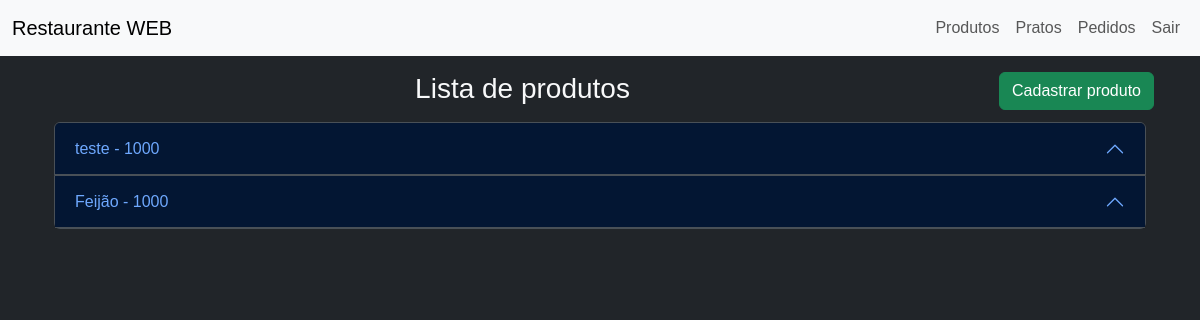
The page /estoque/produtos (signed in) on the database as committed earlier.
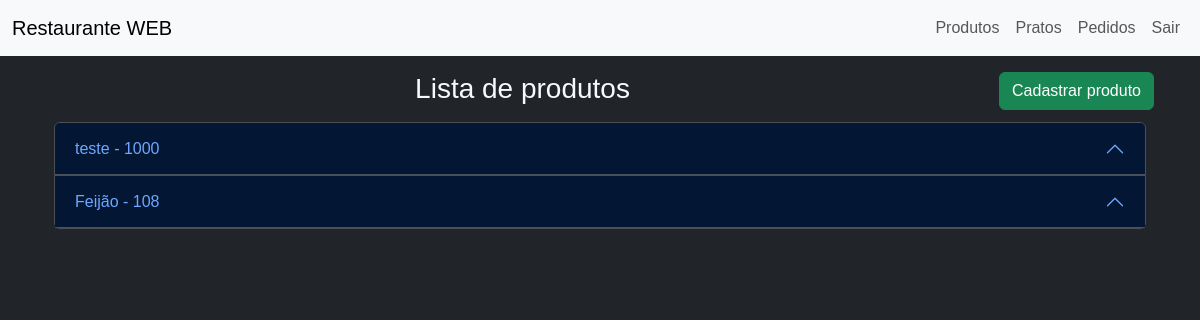
The same page on the database as committed later.
### estoque/models.py (models this page shows)
class Produto(models.Model):
    nome = models.CharField(max_length=255)
    data_de_ultima_compra= models.DateField()
    quantidade = models.IntegerField()
    def __str__(self):  #definição de função adionada
        return f"{self.nome} - {self.quantidade}"

### estoque/views.py (the view)
# urls.py: path('produtos', views.produtos, name='produtos'),
def produtos(request):
    produtos = Produto.objects.all()
    template = loader.get_template('produtos.html')
    context = {
        'produtos': produtos,
    }
    return HttpResponse(template.render(context, request))

### estoque/templates/produtos.html (shortened to what this page needs)
{% extends "base.html" %}
{% block conteudo %}
<div class="bg-dark mb-3 mx-auto p-2" data-bs-theme="dark">
    <button type="button" class="btn btn-success float-end"><a href="{% url 'cadastrarProduto' %}">Cadastrar produto</a></button>
    <div class="card-body">
        <h3 class="text-center">Lista de produtos</h3>
        {% if produtos %}
            <div class="accordion p-2" id="accordion-produtos">
                {% for produto in produtos %}
                    <div class="accordion-item">
                        <h2 class="accordion-header">
                            <button class="accordion-button" type="button" data-bs-toggle="collapse" data-bs-target="#produto-{{ produto.id }}" aria-expanded="true" aria-controls="produto-{{ produto.id }}">
                                {{ produto }}
                            </button>
                        </h2>
                    </div>
                {% endfor %}
            </div>
        {% endif %}
    </div>
</div>
{% endblock %}

Rows that differ between the two databases and show on the page:
changed Produto: nome+quantidade "Feijão - 1000" → "Feijão - 108"
